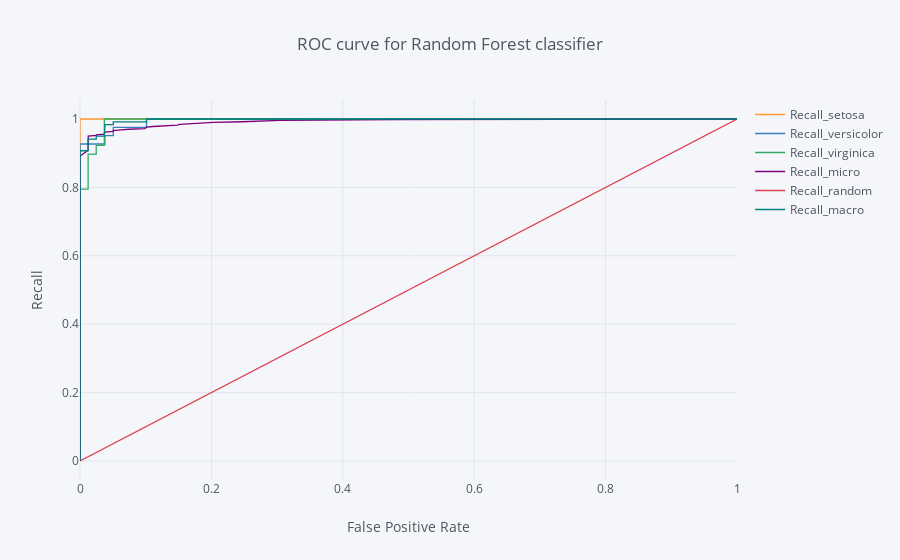

This figure's notebook cell:
### Code cell
ind_series = pd.Series(np.sort(np.unique(np.concatenate((fpr_0,fpr_1,fpr_2)))), name='False Positive Rate')
roc_c = pd.merge(ind_series.to_frame(), pd.DataFrame(np.array([fpr_0,tpr_0]).T).rename(columns={0:'False Positive Rate',1:'Recall_setosa'}), how='left', left_on='False Positive Rate', right_on='False Positive Rate')
roc_c = pd.merge(roc_c, pd.DataFrame(np.array([fpr_1,tpr_1]).T).rename(columns={0:'False Positive Rate',1:'Recall_versicolor'}), how='left', left_on='False Positive Rate', right_on='False Positive Rate')
roc_c = pd.merge(roc_c, pd.DataFrame(np.array([fpr_2,tpr_2]).T).rename(columns={0:'False Positive Rate',1:'Recall_virginica'}), how='left', left_on='False Positive Rate', right_on='False Positive Rate')
roc_c = pd.merge(roc_c, pd.DataFrame(np.array([fpr_micro,tpr_micro]).T).rename(columns={0:'False Positive Rate',1:'Recall_micro'}), how='left', left_on='False Positive Rate', right_on='False Positive Rate')
roc_c.set_index('False Positive Rate',inplace=True)
roc_c['Recall_random'] = roc_c.index#np.array([0.0]+[np.nan]*(roc_c.shape[0]-2)+[1.0])
for col in roc_c.columns:
    roc_c[col] = roc_c[col].interpolate()
roc_c['Recall_macro'] = (roc_c['Recall_setosa']+roc_c['Recall_virginica']+roc_c['Recall_versicolor'])/3.0
roc_c.iplot(yTitle='Recall',xTitle='False Positive Rate',title='ROC curve for Random Forest classifier')

### Figure 1 — Plotly figure (JSON) as saved in the notebook; plotly's stock layout.template omitted (floating-point values rounded to 4 significant figures; data arrays with more than 128 entries replaced by an {"elided": "..."} marker saying what was removed)
{"data": [{"line": {"color": "rgba(255, 153, 51, 1.0)", "dash": "solid", "shape": "linear", "width": 1.3}, "mode": "lines", "name": "Recall_setosa", "text": "", "type": "scatter", "uid": "ff36e616-e6e5-423a-849f-e0edcdaa471d", "x": {"elided": "1349 float values"}, "y": {"elided": "1349 float values"}}, {"line": {"color": "rgba(55, 128, 191, 1.0)", "dash": "solid", "shape": "linear", "width": 1.3}, "mode": "lines", "name": "Recall_versicolor", "text": "", "type": "scatter", "uid": "0e0b2cf5-ffef-47ca-9ef5-c22317045576", "x": {"elided": "1349 float values"}, "y": {"elided": "1349 float values"}}, {"line": {"color": "rgba(50, 171, 96, 1.0)", "dash": "solid", "shape": "linear", "width": 1.3}, "mode": "lines", "name": "Recall_virginica", "text": "", "type": "scatter", "uid": "a87f64e3-6e7e-44df-8e7d-319d6e7a9087", "x": {"elided": "1349 float values"}, "y": {"elided": "1349 float values"}}, {"line": {"color": "rgba(128, 0, 128, 1.0)", "dash": "solid", "shape": "linear", "width": 1.3}, "mode": "lines", "name": "Recall_micro", "text": "", "type": "scatter", "uid": "33984db2-6654-4b34-bba0-3fdb794ad6b8", "x": {"elided": "1349 float values"}, "y": {"elided": "1349 float values"}}, {"line": {"color": "rgba(219, 64, 82, 1.0)", "dash": "solid", "shape": "linear", "width": 1.3}, "mode": "lines", "name": "Recall_random", "text": "", "type": "scatter", "uid": "209d3664-d4a6-401d-8d9e-90bd25ab2b01", "x": {"elided": "1349 float values"}, "y": {"elided": "1349 float values"}}, {"line": {"color": "rgba(0, 128, 128, 1.0)", "dash": "solid", "shape": "linear", "width": 1.3}, "mode": "lines", "name": "Recall_macro", "text": "", "type": "scatter", "uid": "a5f5011e-1936-4b86-9127-5417cebf59e8", "x": {"elided": "1349 float values"}, "y": {"elided": "1349 float values"}}], "layout": {"legend": {"bgcolor": "#F5F6F9", "font": {"color": "#4D5663"}}, "paper_bgcolor": "#F5F6F9", "plot_bgcolor": "#F5F6F9", "title": {"font": {"color": "#4D5663"}, "text": "ROC curve for Random Forest classifier"}, "xaxis": {"gridcolor": "#E1E5ED", "showgrid": true, "tickfont": {"color": "#4D5663"}, "title": {"font": {"color": "#4D5663"}, "text": "False Positive Rate"}, "zerolinecolor": "#E1E5ED"}, "yaxis": {"gridcolor": "#E1E5ED", "showgrid": true, "tickfont": {"color": "#4D5663"}, "title": {"font": {"color": "#4D5663"}, "text": "Recall"}, "zerolinecolor": "#E1E5ED"}}}
